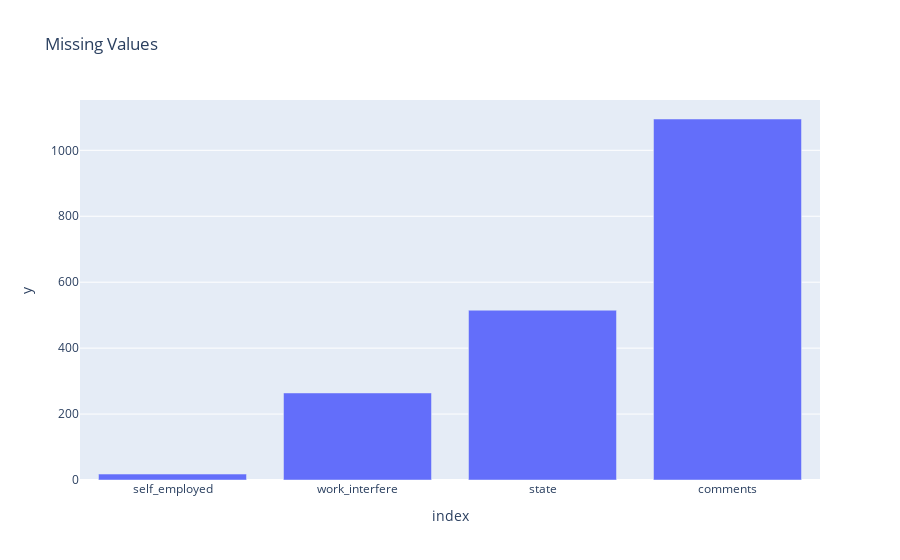

The code cell stored with this chart in its notebook:
### Markdown cell above
## Preprocess missing values

### Code cell
missing = df.isnull().sum()
missing = missing[missing > 0]
missing = missing.sort_values()

fig = px.bar(missing, x=missing.index, y=missing.values, title='Missing Values')
fig.show()

### Figure 1 — Plotly figure (JSON) as saved in the notebook; plotly's stock layout.template omitted (floating-point values rounded to 4 significant figures)
{"data": [{"alignmentgroup": "True", "hovertemplate": "index=%{x}<br>y=%{y}<extra></extra>", "legendgroup": "", "marker": {"color": "#636efa", "pattern": {"shape": ""}}, "name": "", "offsetgroup": "", "orientation": "v", "showlegend": false, "textposition": "auto", "type": "bar", "x": ["self_employed", "work_interfere", "state", "comments"], "xaxis": "x", "y": [18, 264, 515, 1095], "yaxis": "y"}], "layout": {"barmode": "relative", "legend": {"tracegroupgap": 0}, "title": {"text": "Missing Values"}, "xaxis": {"anchor": "y", "domain": [0, 1], "title": {"text": "index"}}, "yaxis": {"anchor": "x", "domain": [0, 1], "title": {"text": "y"}}}}
